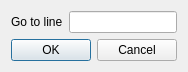
<?xml version="1.0" encoding="UTF-8"?>
<ui version="4.0">
 <class>GotoLine</class>
 <widget class="QDialog" name="GotoLine">
  <property name="geometry">
   <rect>
    <x>0</x>
    <y>0</y>
    <width>180</width>
    <height>60</height>
   </rect>
  </property>
  <property name="windowTitle">
   <string>Dialog</string>
  </property>
  <layout class="QFormLayout" name="formLayout">
   <item row="0" column="0">
    <widget class="QLabel" name="lb_line">
     <property name="text">
      <string>Go to line</string>
     </property>
    </widget>
   </item>
   <item row="0" column="1">
    <widget class="QLineEdit" name="le_line"/>
   </item>
   <item row="1" column="0" colspan="2">
    <widget class="QDialogButtonBox" name="buttonBox">
     <property name="orientation">
      <enum>Qt::Horizontal</enum>
     </property>
     <property name="standardButtons">
      <set>QDialogButtonBox::Cancel|QDialogButtonBox::Ok</set>
     </property>
    </widget>
   </item>
  </layout>
 </widget>
 <resources/>
 <connections>
  <connection>
   <sender>buttonBox</sender>
   <signal>accepted()</signal>
   <receiver>GotoLine</receiver>
   <slot>accept()</slot>
   <hints>
    <hint type="sourcelabel">
     <x>248</x>
     <y>254</y>
    </hint>
    <hint type="destinationlabel">
     <x>157</x>
     <y>274</y>
    </hint>
   </hints>
  </connection>
  <connection>
   <sender>buttonBox</sender>
   <signal>rejected()</signal>
   <receiver>GotoLine</receiver>
   <slot>reject()</slot>
   <hints>
    <hint type="sourcelabel">
     <x>316</x>
     <y>260</y>
    </hint>
    <hint type="destinationlabel">
     <x>286</x>
     <y>274</y>
    </hint>
   </hints>
  </connection>
 </connections>
</ui>
